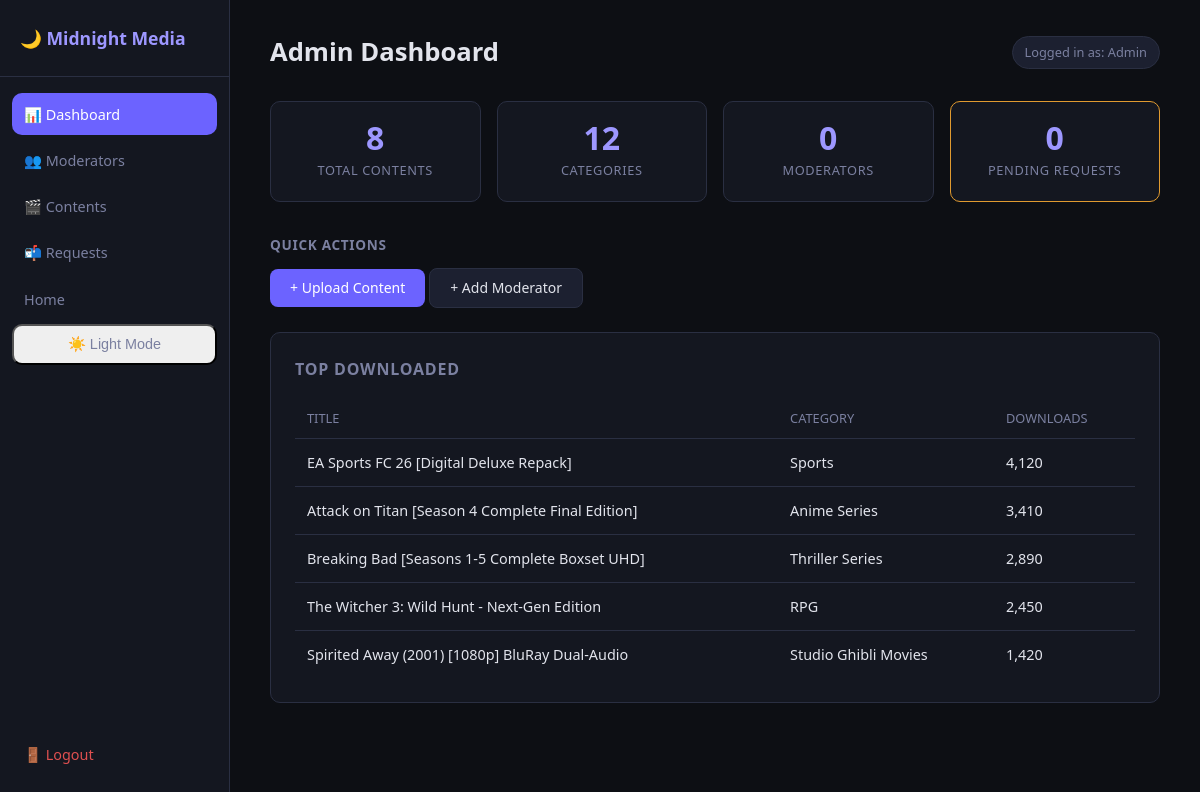
The app's page /index.php?page=admin&action=dashboard (signed in) with its own data.
### tables this page shows
CREATE TABLE IF NOT EXISTS contents (
    id INT AUTO_INCREMENT PRIMARY KEY,
    title VARCHAR(255) NOT NULL,
    description TEXT,
    file_path VARCHAR(255) NOT NULL,
    category_id INT DEFAULT NULL,
    uploader_id INT DEFAULT NULL,
    download_count INT DEFAULT 0,
    uploaded_at TIMESTAMP DEFAULT CURRENT_TIMESTAMP,
    FOREIGN KEY (category_id) REFERENCES categories(id) ON DELETE SET NULL,
    FOREIGN KEY (uploader_id) REFERENCES users(id) ON DELETE SET NULL
);

CREATE TABLE IF NOT EXISTS categories (
    id INT AUTO_INCREMENT PRIMARY KEY,
    name VARCHAR(255) NOT NULL,
    parent_id INT DEFAULT NULL,
    created_at TIMESTAMP DEFAULT CURRENT_TIMESTAMP,
    FOREIGN KEY (parent_id) REFERENCES categories(id) ON DELETE SET NULL
);

### controllers/AdminController.php (called while the page is built, shortened)
<?php
require_once __DIR__ . '/../models/User.php';
require_once __DIR__ . '/../models/Content.php';
class AdminController {
    public function dashboard(): void {
        $contentModel  = new Content();
        $userModel     = new User();
        $stats = [
            'total_contents'   => $contentModel->countAll(),
            'total_categories' => $contentModel->countCategories(),
            'total_moderators' => $userModel->countModerators(),
            'pending_requests' => $contentModel->countPendingRequests(),
        ];
        $topDownloaded = $contentModel->getTopDownloaded(5);
        require __DIR__ . '/../views/admin/dashboard.php';
    }
}

### config/db.php (called while the page is built, shortened)
<?php
    function getDB(): PDO {
        static $pdo=null;
        if($pdo===null){
            try{
                $pdo=new PDO(
                    "mysql:host=".DB_HOST.";dbname=".DB_NAME.";charset=utf8mb4",
                    DB_USER,
                    DB_PASS,
                    [
                        PDO::ATTR_ERRMODE            => PDO::ERRMODE_EXCEPTION,
                        PDO::ATTR_DEFAULT_FETCH_MODE => PDO::FETCH_ASSOC,
                        PDO::ATTR_EMULATE_PREPARES   => false,
                    ]
                );
            }catch(PDOException $e){
                die(json_encode(['error'=>'Database connection failed.']));
            }
        }
        return $pdo;
    }
?>

### models/Content.php (called while the page is built, shortened)
<?php
require_once __DIR__ . '/../config/db.php';
class Content {
    private PDO $db;
    public function __construct() {
        $this->db = getDB();
    }
    public function countAll(): int {
        $stmt = $this->db->query("SELECT COUNT(*) FROM contents");
        return (int) $stmt->fetchColumn();
    }
    public function countPendingRequests(): int {
        $stmt = $this->db->query("SELECT COUNT(*) FROM content_requests WHERE request_status='pending'");
        return (int) $stmt->fetchColumn();
    }
    public function countCategories(): int {
        $stmt = $this->db->query("SELECT COUNT(*) FROM categories");
        return (int) $stmt->fetchColumn();
    }
    public function getTopDownloaded(int $limit = 5): array {
        $stmt = $this->db->prepare(
            "SELECT c.title, c.download_count, cat.name AS category_name
             FROM contents c
             LEFT JOIN categories cat ON c.category_id = cat.id
             ORDER BY c.download_count DESC LIMIT ?"
        );
        $stmt->execute([$limit]);
        return $stmt->fetchAll();
    }
}

### models/User.php (called while the page is built, shortened)
<?php
require_once __DIR__ . '/../config/db.php';
class User {
    private PDO $db;
    public function __construct() {
        $this->db = getDB();
    }
    public function countModerators(): int {
        $stmt = $this->db->query("SELECT COUNT(*) FROM users WHERE userRole = 'moderator'");
        return (int) $stmt->fetchColumn();
    }
}

### views/admin/dashboard.php (the view, shortened to what this page needs)
<?php require __DIR__ . '/../layouts/header.php'; ?>
<div class="admin-container">
    <div class="admin-sidebar">
        <div class="sidebar-brand">🌙 Midnight Media</div>
        <nav class="sidebar-nav">
            <a href="/Project/index.php?page=admin&action=dashboard" class="nav-link active">📊 Dashboard</a>
            <a href="/Project/index.php?page=admin&action=moderators" class="nav-link">👥 Moderators</a>
            <a href="/Project/index.php?page=admin&action=contents" class="nav-link">🎬 Contents</a>
            <a href="/Project/index.php?page=admin&action=requests" class="nav-link">📬 Requests</a>
            <a href="/Project/controllers/controlHome.php" class="nav-link">Home</a>
            <button class="nav-link theme-toggle" onclick="toggleTheme()" id="theme-btn">☀️ Light Mode
            </button>
            <a href="/Project/logout.php" class="nav-link logout">🚪 Logout</a>
        </nav>
    </div>
    <main class="admin-main">
        <div class="page-header">
            <h1>Admin Dashboard</h1>
            <span class="admin-badge">Logged in as: <?= htmlspecialchars($_SESSION['name']) ?></span>
        </div>
        <div class="stats-grid">
            <div class="stat-card">
                <div class="stat-number" id="stat-contents"><?= $stats['total_contents'] ?></div>
                <div class="stat-label">Total Contents</div>
            </div>
            <div class="stat-card">
                <div class="stat-number"><?= $stats['total_categories'] ?></div>
                <div class="stat-label">Categories</div>
            </div>
            <div class="stat-card">
                <div class="stat-number" id="stat-moderators"><?= $stats['total_moderators'] ?></div>
                <div class="stat-label">Moderators</div>
            </div>
            <div class="stat-card stat-card--warning">
                <div class="stat-number" id="stat-requests"><?= $stats['pending_requests'] ?></div>
                <div class="stat-label">Pending Requests</div>
            </div>
        </div>
        <div class="quick-actions">
            <h2>Quick Actions</h2>
            <a href="/Project/index.php?page=admin&action=upload" class="btn btn-primary">+ Upload Content</a>
            <a href="/Project/index.php?page=admin&action=add_moderator" class="btn btn-secondary">+ Add Moderator</a>
        </div>
        <div class="card">
            <h2>Top Downloaded</h2>
            <?php if (empty($topDownloaded)): ?>
                <p class="empty-msg">No content uploaded yet.</p>
            <?php else: ?>
                <table class="data-table">
                    <thead>
                        <tr>
                            <th>Title</th>
                            <th>Category</th>
                            <th>Downloads</th>
                        </tr>
                    </thead>
                    <tbody>
                        <?php foreach ($topDownloaded as $row): ?>
                        <tr>
                            <td><?= htmlspecialchars($row['title']) ?></td>
                            <td><?= htmlspecialchars($row['category_name'] ?? 'N/A') ?></td>
                            <td><?= number_format($row['download_count']) ?></td>
                        </tr>
                        <?php endforeach; ?>
                    </tbody>
                </table>
            <?php endif; ?>
        </div>
    </main>
</div>
<?php require __DIR__ . '/../layouts/footer.php'; ?>

### public/css/style.css (style rules this page uses)
:root { --bg: #0d0f14; --bg2: #141720; --bg3: #1c2030; --border: #2a2f42; --text: #e2e4ec; --muted: #7b80a0; --accent: #6c63ff; --accent2: #9d97ff; --danger: #e05050; --success: #3dbd7a; --warning: #e09a30; --radius: 10px; --sidebar-w: 230px; }
* { box-sizing: border-box; margin: 0; padding: 0; }
body { background: var(--bg); color: var(--text); font-family: 'Segoe UI', system-ui, sans-serif; font-size: 15px; line-height: 1.6; }
.admin-container { display: flex; min-height: 100vh; }
.admin-sidebar { width: var(--sidebar-w); background: var(--bg2); border-right: 1px solid var(--border); display: flex; flex-direction: column; position: sticky; top: 0; height: 100vh; padding: 1.5rem 0; }
.sidebar-brand { font-size: 1.1rem; font-weight: 700; color: var(--accent2); padding: 0 1.25rem 1.5rem; border-bottom: 1px solid var(--border); margin-bottom: 1rem; }
.sidebar-nav { display: flex; flex-direction: column; gap: 0.25rem; padding: 0 0.75rem; flex: 1; }
.nav-link { display: block; padding: 0.6rem 0.75rem; border-radius: var(--radius); color: var(--muted); text-decoration: none; font-size: 0.9rem; transition: all 0.15s; }
.nav-link.active { background: var(--accent); color: #fff; }
.nav-link.logout { margin-top: auto; color: var(--danger); }
.admin-main { flex: 1; padding: 2rem 2.5rem; max-width: 1100px; overflow-x: auto; }
.page-header { display: flex; align-items: center; justify-content: space-between; margin-bottom: 1.75rem; gap: 1rem; }
.page-header h1 { font-size: 1.6rem; font-weight: 700; color: var(--text); }
.admin-badge { font-size: 0.8rem; color: var(--muted); background: var(--bg3); padding: 0.3rem 0.75rem; border-radius: 20px; border: 1px solid var(--border); }
.stats-grid { display: grid; grid-template-columns: repeat(auto-fit, minmax(160px, 1fr)); gap: 1rem; margin-bottom: 2rem; }
.stat-card { background: var(--bg2); border: 1px solid var(--border); border-radius: var(--radius); padding: 1.25rem; text-align: center; }
.stat-card--warning { border-color: var(--warning); }
.stat-number { font-size: 2rem; font-weight: 700; color: var(--accent2); line-height: 1; margin-bottom: 0.4rem; }
.stat-label { font-size: 0.8rem; color: var(--muted); text-transform: uppercase; letter-spacing: 0.05em; }
.card { background: var(--bg2); border: 1px solid var(--border); border-radius: var(--radius); padding: 1.5rem; margin-bottom: 1.5rem; }
.card h2 { font-size: 1rem; font-weight: 600; margin-bottom: 1rem; color: var(--muted); text-transform: uppercase; letter-spacing: 0.05em; }
.btn { display: inline-block; padding: 0.5rem 1.25rem; border-radius: 8px; border: none; cursor: pointer; font-size: 0.875rem; font-weight: 500; text-decoration: none; transition: opacity 0.15s, transform 0.1s; white-space: nowrap; }
.btn-primary { background: var(--accent); color: #fff; }
.btn-secondary { background: var(--bg3); color: var(--text); border: 1px solid var(--border); }
.data-table { width: 100%; border-collapse: collapse; font-size: 0.9rem; }
.data-table th { text-align: left; padding: 0.6rem 0.75rem; border-bottom: 1px solid var(--border); color: var(--muted); font-weight: 500; font-size: 0.8rem; text-transform: uppercase; }
.data-table td { padding: 0.75rem; border-bottom: 1px solid var(--border); vertical-align: middle; }
.data-table tr:last-child td { border-bottom: none; }
.quick-actions { margin-bottom: 1.5rem; }
.quick-actions h2 { font-size: 0.85rem; color: var(--muted); text-transform: uppercase; letter-spacing: 0.05em; margin-bottom: 0.75rem; }

### records on screen
contents: title "EA Sports FC 26 [Digital Deluxe Repack]", category.name "Sports", download_count "4,120"
contents: title "Attack on Titan [Season 4 Complete Final Edition]", category.name "Anime Series", download_count "3,410"
contents: title "Breaking Bad [Seasons 1-5 Complete Boxset UHD]", category.name "Thriller Series", download_count "2,890"
contents: title "The Witcher 3: Wild Hunt - Next-Gen Edition", category.name "RPG", download_count "2,450"
contents: title "Spirited Away (2001) [1080p] BluRay Dual-Audio", category.name "Studio Ghibli Movies", download_count "1,420"

### other values on screen
$_SESSION['name'] "Admin"
$stats['total_contents'] "8"
$stats['total_categories'] "12"
$stats['total_moderators'] "0"
$stats['pending_requests'] "0"
